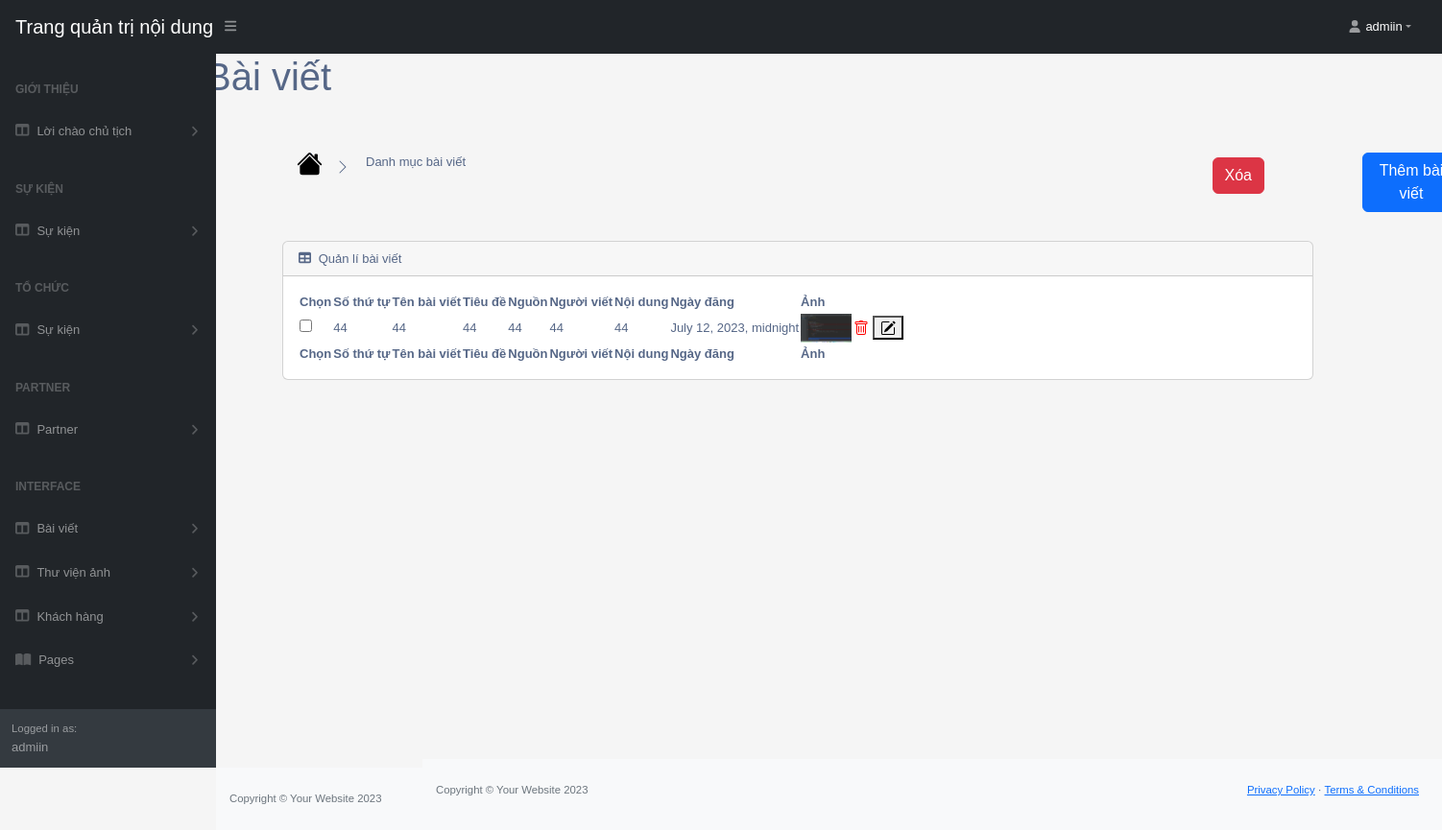
Before: /blog/list/ (signed in) with the older database file.
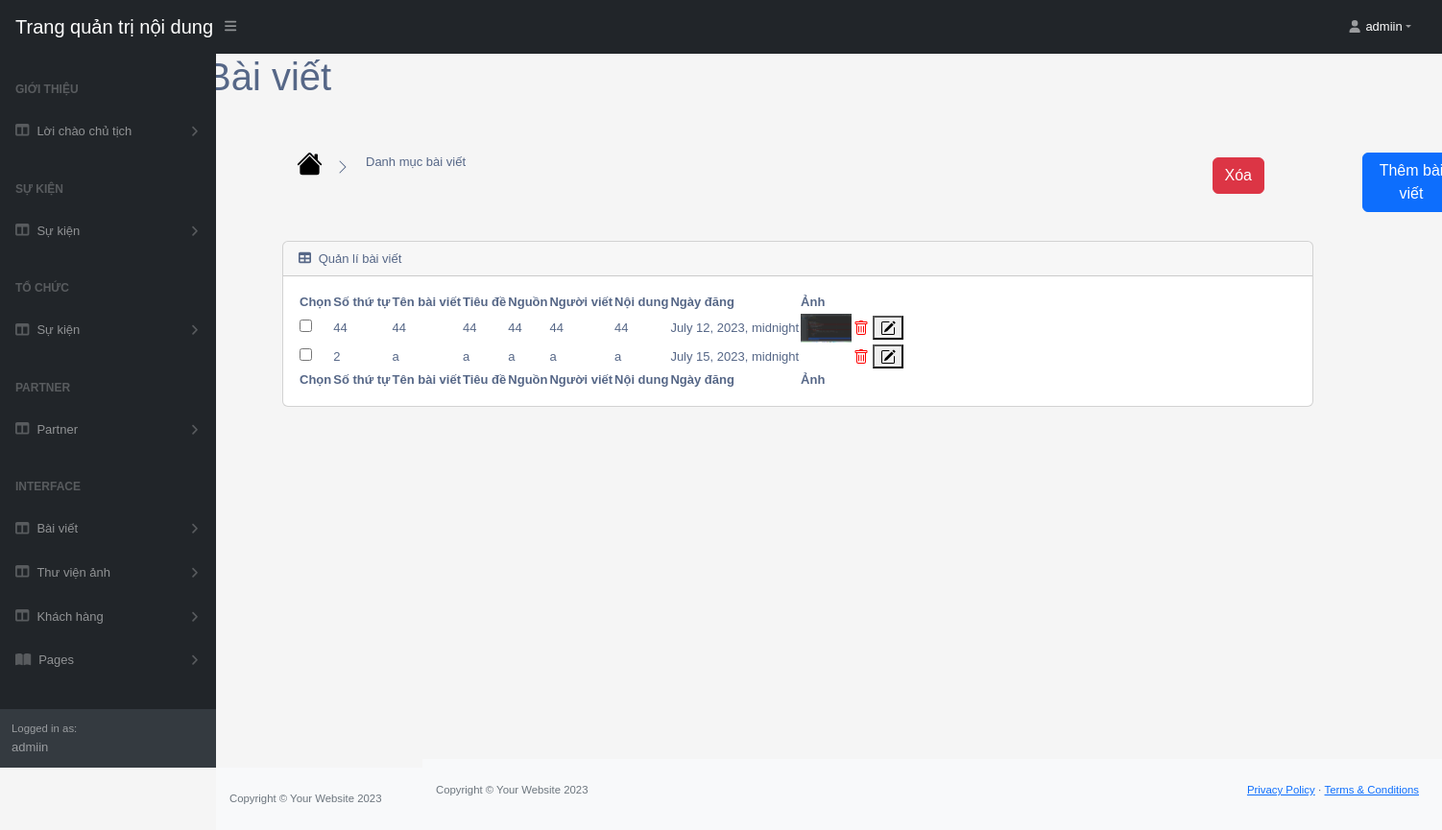
After: the same page with the newer database file.
### app/models.py (models this page shows, shortened)
class Blog(models.Model):
    stt = models.IntegerField(null=False)
    category = models.CharField(max_length=200, null=True)
    title = models.CharField(max_length=200, null=True)
    image = models.ImageField(null=True, blank=True)
    source = models.CharField(max_length=200, null=False)
    description = models.CharField(null=True, blank=True, max_length=200,)
    publication_date = models.DateTimeField()
    poster = models.CharField(max_length=50, null=True)
    @property
    def ImageURL(self):
        try:
            url = self.image.url
        except:
            url = ''
        return url

### app/views_blog.py (the view, shortened to what this page needs)
def tables(request):
    if request.user.is_authenticated:
        blogs = Blog.objects.all()
        return render(request, 'app/tables_blog.html', {'blogs': blogs})
    return render(request, 'app/tables_blog.html', {'blogs': None})

### app/templates/app/tables_blog.html (shortened to what the changed rows need)
{% extends 'app/base.html' %}
{% load static %}
    {% block tables %}
    <div class="container-fluid px-0 mt-0">
        <div id="layoutSidenav">
            <div id="layoutSidenav_content">
                <main style="transform: translate(-130px, -50px);">
                    <div class="container-fluid px-1">
                    <div class="container-fluid" id="myDiv">
                        <h1 class="mt-4" style="transform: translate(-80px, -30px);">Bài viết</h1>
                        <div class="card mb-4">
                            <div class="card-body">
                                <form method="post" action="{% url 'list_blog' %}">
                                <table id="datatablesSimple">
                                    <thead>
                                        <tr>
                                            <th>Chọn</th>
                                            <th>Số thứ tự</th>
                                            <th>Tên bài viết</th>
                                            <th>Tiêu đề</th>
                                            <th>Nguồn</th>
                                            <th>Người viết</th>
                                            <th>Nội dung</th>
                                            <th>Ngày đăng</th>
                                            <th>Ảnh</th>
                                            <th></th>
                                        </tr>
                                    </thead>
                                    <tfoot>
                                        <tr>
                                            <th>Chọn</th>
                                            <th>Số thứ tự</th>
                                            <th>Tên bài viết</th>
                                            <th>Tiêu đề</th>
                                            <th>Nguồn</th>
                                            <th>Người viết</th>
                                            <th>Nội dung</th>
                                            <th>Ngày đăng</th>
                                            <th>Ảnh</th>
                                            <th></th>
                                        </tr>
                                    </tfoot>
                                    <tbody>
                                        {% for blog in blogs %}
                                        <tr>
                                          <td>
                                              <input name="delete_id" type="checkbox" value="{{ blog.id }}">
                                          </td>
                                          <td>{{ blog.stt }}</td>
                                          <td>{{ blog.category }}</td>
                                          <td>{{ blog.title }}</td>
                                          <td>{{ blog.source }}</td>
                                          <td>{{ blog.poster }}</td>
                                          <td>{{ blog.description }}</td>
                                          <td>{{ blog.publication_date }}</td>
                                          <td>
                                                <img src="{{ blog.ImageURL }}" alt="{{ blog.name }}" height="30px">
                                          </td>
                                          <td>
                                        <button type="submit" name="delete_id" value="{{ blog.id }}" class="delete-button">
                                        </button>
                                        <button type="submit" name="edit_id" value="{{ blog.id }}" class="edit-button">
                                        </button>
                                          </td>
                                        </tr>
                                        {% endfor %}
                                      </tbody>
                                </table>
                                </form>
                            </div>
                        </div>
                    </div>
                    </div>
                </main>
            </div>
        </div>
        </div>
    {% endblock tables %}

Changed rows visible on the page:
added Blog: stt "2", category "a", title "a", source "a", poster "a", description "a", publication_date "July 15, 2023, midnight", {{ blog.id }} 49 (drawn)
